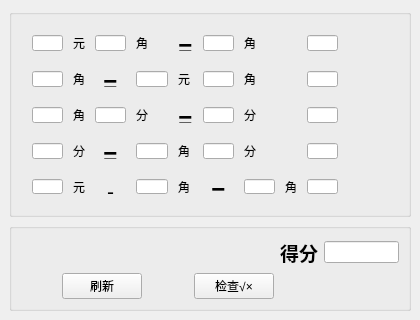
<?xml version="1.0" encoding="UTF-8"?>
<ui version="4.0">
 <class>MainWindow</class>
 <widget class="QMainWindow" name="MainWindow">
  <property name="geometry">
   <rect>
    <x>0</x>
    <y>0</y>
    <width>420</width>
    <height>320</height>
   </rect>
  </property>
  <property name="minimumSize">
   <size>
    <width>420</width>
    <height>320</height>
   </size>
  </property>
  <property name="maximumSize">
   <size>
    <width>16777215</width>
    <height>16777215</height>
   </size>
  </property>
  <property name="windowTitle">
   <string>小学算术</string>
  </property>
  <property name="windowIcon">
   <iconset>
    <normaloff>favicon.ico</normaloff>favicon.ico</iconset>
  </property>
  <widget class="QWidget" name="centralwidget">
   <layout class="QGridLayout" name="gridLayout_3">
    <item row="1" column="0">
     <spacer name="verticalSpacer">
      <property name="orientation">
       <enum>Qt::Vertical</enum>
      </property>
      <property name="sizeHint" stdset="0">
       <size>
        <width>20</width>
        <height>40</height>
       </size>
      </property>
     </spacer>
    </item>
    <item row="2" column="0">
     <widget class="QGroupBox" name="groupBox_2">
      <property name="title">
       <string/>
      </property>
      <layout class="QGridLayout" name="gridLayout_2">
       <item row="1" column="1">
        <widget class="QPushButton" name="pushButton_refresh">
         <property name="text">
          <string>刷新</string>
         </property>
        </widget>
       </item>
       <item row="1" column="0">
        <spacer name="horizontalSpacer_3">
         <property name="orientation">
          <enum>Qt::Horizontal</enum>
         </property>
         <property name="sizeHint" stdset="0">
          <size>
           <width>40</width>
           <height>20</height>
          </size>
         </property>
        </spacer>
       </item>
       <item row="0" column="6">
        <widget class="QLineEdit" name="lineEdit_goal">
         <property name="maximumSize">
          <size>
           <width>80</width>
           <height>16777215</height>
          </size>
         </property>
         <property name="alignment">
          <set>Qt::AlignCenter</set>
         </property>
         <property name="readOnly">
          <bool>true</bool>
         </property>
        </widget>
       </item>
       <item row="0" column="5">
        <widget class="QLabel" name="label_goal">
         <property name="text">
          <string>&lt;html&gt;&lt;head/&gt;&lt;body&gt;&lt;p&gt;&lt;span style=&quot; font-size:14pt; font-weight:600;&quot;&gt;得分&lt;/span&gt;&lt;/p&gt;&lt;/body&gt;&lt;/html&gt;</string>
         </property>
        </widget>
       </item>
       <item row="0" column="0" colspan="5">
        <spacer name="horizontalSpacer">
         <property name="orientation">
          <enum>Qt::Horizontal</enum>
         </property>
         <property name="sizeHint" stdset="0">
          <size>
           <width>246</width>
           <height>21</height>
          </size>
         </property>
        </spacer>
       </item>
       <item row="1" column="2">
        <spacer name="horizontalSpacer_6">
         <property name="orientation">
          <enum>Qt::Horizontal</enum>
         </property>
         <property name="sizeHint" stdset="0">
          <size>
           <width>40</width>
           <height>20</height>
          </size>
         </property>
        </spacer>
       </item>
       <item row="1" column="4">
        <widget class="QPushButton" name="pushButton_check">
         <property name="text">
          <string>检查√×</string>
         </property>
        </widget>
       </item>
       <item row="1" column="5" colspan="2">
        <spacer name="horizontalSpacer_4">
         <property name="orientation">
          <enum>Qt::Horizontal</enum>
         </property>
         <property name="sizeHint" stdset="0">
          <size>
           <width>40</width>
           <height>20</height>
          </size>
         </property>
        </spacer>
       </item>
      </layout>
     </widget>
    </item>
    <item row="0" column="0">
     <widget class="QGroupBox" name="groupBox">
      <property name="title">
       <string/>
      </property>
      <layout class="QGridLayout" name="gridLayout">
       <property name="leftMargin">
        <number>20</number>
       </property>
       <property name="topMargin">
        <number>20</number>
       </property>
       <property name="rightMargin">
        <number>20</number>
       </property>
       <property name="bottomMargin">
        <number>20</number>
       </property>
       <property name="horizontalSpacing">
        <number>10</number>
       </property>
       <property name="verticalSpacing">
        <number>20</number>
       </property>
       <item row="1" column="4">
        <widget class="QLabel" name="label_13">
         <property name="minimumSize">
          <size>
           <width>0</width>
           <height>0</height>
          </size>
         </property>
         <property name="maximumSize">
          <size>
           <width>50</width>
           <height>16777215</height>
          </size>
         </property>
         <property name="text">
          <string>元</string>
         </property>
         <property name="alignment">
          <set>Qt::AlignLeading|Qt::AlignLeft|Qt::AlignVCenter</set>
         </property>
        </widget>
       </item>
       <item row="3" column="3">
        <widget class="QLineEdit" name="lineEdit_32">
         <property name="minimumSize">
          <size>
           <width>0</width>
           <height>0</height>
          </size>
         </property>
         <property name="maximumSize">
          <size>
           <width>50</width>
           <height>16777215</height>
          </size>
         </property>
         <property name="alignment">
          <set>Qt::AlignCenter</set>
         </property>
         <property name="readOnly">
          <bool>false</bool>
         </property>
        </widget>
       </item>
       <item row="4" column="3">
        <widget class="QLineEdit" name="lineEdit_42">
         <property name="minimumSize">
          <size>
           <width>0</width>
           <height>0</height>
          </size>
         </property>
         <property name="maximumSize">
          <size>
           <width>50</width>
           <height>16777215</height>
          </size>
         </property>
         <property name="alignment">
          <set>Qt::AlignCenter</set>
         </property>
         <property name="readOnly">
          <bool>true</bool>
         </property>
        </widget>
       </item>
       <item row="4" column="2">
        <widget class="QLabel" name="label_42">
         <property name="minimumSize">
          <size>
           <width>0</width>
           <height>0</height>
          </size>
         </property>
         <property name="maximumSize">
          <size>
           <width>50</width>
           <height>16777215</height>
          </size>
         </property>
         <property name="text">
          <string>&lt;html&gt;&lt;head/&gt;&lt;body&gt;&lt;p&gt;&lt;span style=&quot; font-size:16pt;&quot;&gt;-&lt;/span&gt;&lt;/p&gt;&lt;/body&gt;&lt;/html&gt;</string>
         </property>
         <property name="alignment">
          <set>Qt::AlignCenter</set>
         </property>
        </widget>
       </item>
       <item row="4" column="7">
        <widget class="QLineEdit" name="lineEdit_43">
         <property name="minimumSize">
          <size>
           <width>0</width>
           <height>0</height>
          </size>
         </property>
         <property name="maximumSize">
          <size>
           <width>50</width>
           <height>16777215</height>
          </size>
         </property>
         <property name="alignment">
          <set>Qt::AlignCenter</set>
         </property>
        </widget>
       </item>
       <item row="1" column="2">
        <widget class="QLabel" name="label_12">
         <property name="maximumSize">
          <size>
           <width>50</width>
           <height>16777215</height>
          </size>
         </property>
         <property name="text">
          <string>&lt;html&gt;&lt;head/&gt;&lt;body&gt;&lt;p align=&quot;center&quot;&gt;&lt;span style=&quot; font-size:18pt; font-weight:600;&quot;&gt;=&lt;/span&gt;&lt;/p&gt;&lt;/body&gt;&lt;/html&gt;</string>
         </property>
         <property name="alignment">
          <set>Qt::AlignCenter</set>
         </property>
        </widget>
       </item>
       <item row="4" column="8">
        <widget class="QLabel" name="label_45">
         <property name="minimumSize">
          <size>
           <width>0</width>
           <height>0</height>
          </size>
         </property>
         <property name="maximumSize">
          <size>
           <width>50</width>
           <height>16777215</height>
          </size>
         </property>
         <property name="text">
          <string>角</string>
         </property>
         <property name="alignment">
          <set>Qt::AlignLeading|Qt::AlignLeft|Qt::AlignVCenter</set>
         </property>
        </widget>
       </item>
       <item row="0" column="7">
        <widget class="QLabel" name="label_04">
         <property name="minimumSize">
          <size>
           <width>0</width>
           <height>0</height>
          </size>
         </property>
         <property name="maximumSize">
          <size>
           <width>50</width>
           <height>16777215</height>
          </size>
         </property>
         <property name="text">
          <string>角</string>
         </property>
         <property name="alignment">
          <set>Qt::AlignLeading|Qt::AlignLeft|Qt::AlignVCenter</set>
         </property>
        </widget>
       </item>
       <item row="1" column="7">
        <widget class="QLabel" name="label_14">
         <property name="minimumSize">
          <size>
           <width>0</width>
           <height>0</height>
          </size>
         </property>
         <property name="maximumSize">
          <size>
           <width>50</width>
           <height>16777215</height>
          </size>
         </property>
         <property name="text">
          <string>角</string>
         </property>
         <property name="alignment">
          <set>Qt::AlignLeading|Qt::AlignLeft|Qt::AlignVCenter</set>
         </property>
        </widget>
       </item>
       <item row="3" column="10">
        <widget class="QLabel" name="label_35">
         <property name="minimumSize">
          <size>
           <width>40</width>
           <height>0</height>
          </size>
         </property>
         <property name="maximumSize">
          <size>
           <width>50</width>
           <height>16777215</height>
          </size>
         </property>
         <property name="text">
          <string/>
         </property>
        </widget>
       </item>
       <item row="4" column="9">
        <widget class="QLineEdit" name="lineEdit_44">
         <property name="minimumSize">
          <size>
           <width>0</width>
           <height>0</height>
          </size>
         </property>
         <property name="maximumSize">
          <size>
           <width>50</width>
           <height>16777215</height>
          </size>
         </property>
         <property name="alignment">
          <set>Qt::AlignCenter</set>
         </property>
         <property name="readOnly">
          <bool>true</bool>
         </property>
        </widget>
       </item>
       <item row="2" column="2">
        <widget class="QLineEdit" name="lineEdit_22">
         <property name="minimumSize">
          <size>
           <width>0</width>
           <height>0</height>
          </size>
         </property>
         <property name="maximumSize">
          <size>
           <width>50</width>
           <height>16777215</height>
          </size>
         </property>
         <property name="alignment">
          <set>Qt::AlignCenter</set>
         </property>
         <property name="readOnly">
          <bool>true</bool>
         </property>
        </widget>
       </item>
       <item row="4" column="10">
        <widget class="QLabel" name="label_46">
         <property name="minimumSize">
          <size>
           <width>40</width>
           <height>0</height>
          </size>
         </property>
         <property name="maximumSize">
          <size>
           <width>50</width>
           <height>16777215</height>
          </size>
         </property>
         <property name="text">
          <string/>
         </property>
        </widget>
       </item>
       <item row="2" column="9">
        <widget class="QLineEdit" name="lineEdit_24">
         <property name="minimumSize">
          <size>
           <width>0</width>
           <height>0</height>
          </size>
         </property>
         <property name="maximumSize">
          <size>
           <width>50</width>
           <height>16777215</height>
          </size>
         </property>
         <property name="alignment">
          <set>Qt::AlignCenter</set>
         </property>
         <property name="readOnly">
          <bool>true</bool>
         </property>
        </widget>
       </item>
       <item row="2" column="6">
        <widget class="QLineEdit" name="lineEdit_23">
         <property name="minimumSize">
          <size>
           <width>0</width>
           <height>0</height>
          </size>
         </property>
         <property name="maximumSize">
          <size>
           <width>50</width>
           <height>16777215</height>
          </size>
         </property>
         <property name="alignment">
          <set>Qt::AlignCenter</set>
         </property>
        </widget>
       </item>
       <item row="3" column="0">
        <widget class="QLineEdit" name="lineEdit_31">
         <property name="minimumSize">
          <size>
           <width>0</width>
           <height>0</height>
          </size>
         </property>
         <property name="maximumSize">
          <size>
           <width>50</width>
           <height>16777215</height>
          </size>
         </property>
         <property name="alignment">
          <set>Qt::AlignCenter</set>
         </property>
         <property name="readOnly">
          <bool>true</bool>
         </property>
        </widget>
       </item>
       <item row="4" column="4">
        <widget class="QLabel" name="label_43">
         <property name="minimumSize">
          <size>
           <width>0</width>
           <height>0</height>
          </size>
         </property>
         <property name="maximumSize">
          <size>
           <width>50</width>
           <height>16777215</height>
          </size>
         </property>
         <property name="text">
          <string>角</string>
         </property>
         <property name="alignment">
          <set>Qt::AlignLeading|Qt::AlignLeft|Qt::AlignVCenter</set>
         </property>
        </widget>
       </item>
       <item row="3" column="7">
        <widget class="QLabel" name="label_34">
         <property name="minimumSize">
          <size>
           <width>0</width>
           <height>0</height>
          </size>
         </property>
         <property name="maximumSize">
          <size>
           <width>50</width>
           <height>16777215</height>
          </size>
         </property>
         <property name="text">
          <string>分</string>
         </property>
         <property name="alignment">
          <set>Qt::AlignLeading|Qt::AlignLeft|Qt::AlignVCenter</set>
         </property>
        </widget>
       </item>
       <item row="3" column="4">
        <widget class="QLabel" name="label_33">
         <property name="minimumSize">
          <size>
           <width>0</width>
           <height>0</height>
          </size>
         </property>
         <property name="maximumSize">
          <size>
           <width>50</width>
           <height>16777215</height>
          </size>
         </property>
         <property name="text">
          <string>角</string>
         </property>
         <property name="alignment">
          <set>Qt::AlignLeading|Qt::AlignLeft|Qt::AlignVCenter</set>
         </property>
        </widget>
       </item>
       <item row="3" column="2">
        <widget class="QLabel" name="label_32">
         <property name="maximumSize">
          <size>
           <width>50</width>
           <height>16777215</height>
          </size>
         </property>
         <property name="text">
          <string>&lt;html&gt;&lt;head/&gt;&lt;body&gt;&lt;p align=&quot;center&quot;&gt;&lt;span style=&quot; font-size:18pt; font-weight:600;&quot;&gt;=&lt;/span&gt;&lt;/p&gt;&lt;/body&gt;&lt;/html&gt;</string>
         </property>
         <property name="alignment">
          <set>Qt::AlignCenter</set>
         </property>
        </widget>
       </item>
       <item row="2" column="7">
        <widget class="QLabel" name="label_24">
         <property name="minimumSize">
          <size>
           <width>0</width>
           <height>0</height>
          </size>
         </property>
         <property name="maximumSize">
          <size>
           <width>50</width>
           <height>16777215</height>
          </size>
         </property>
         <property name="text">
          <string>分</string>
         </property>
         <property name="alignment">
          <set>Qt::AlignLeading|Qt::AlignLeft|Qt::AlignVCenter</set>
         </property>
        </widget>
       </item>
       <item row="2" column="0">
        <widget class="QLineEdit" name="lineEdit_21">
         <property name="minimumSize">
          <size>
           <width>0</width>
           <height>0</height>
          </size>
         </property>
         <property name="maximumSize">
          <size>
           <width>50</width>
           <height>16777215</height>
          </size>
         </property>
         <property name="alignment">
          <set>Qt::AlignCenter</set>
         </property>
         <property name="readOnly">
          <bool>true</bool>
         </property>
        </widget>
       </item>
       <item row="4" column="0">
        <widget class="QLineEdit" name="lineEdit_41">
         <property name="minimumSize">
          <size>
           <width>0</width>
           <height>0</height>
          </size>
         </property>
         <property name="maximumSize">
          <size>
           <width>50</width>
           <height>16777215</height>
          </size>
         </property>
         <property name="alignment">
          <set>Qt::AlignCenter</set>
         </property>
         <property name="readOnly">
          <bool>true</bool>
         </property>
        </widget>
       </item>
       <item row="4" column="6">
        <widget class="QLabel" name="label_44">
         <property name="maximumSize">
          <size>
           <width>50</width>
           <height>16777215</height>
          </size>
         </property>
         <property name="text">
          <string>&lt;html&gt;&lt;head/&gt;&lt;body&gt;&lt;p align=&quot;center&quot;&gt;&lt;span style=&quot; font-size:18pt; font-weight:600;&quot;&gt;=&lt;/span&gt;&lt;/p&gt;&lt;/body&gt;&lt;/html&gt;</string>
         </property>
         <property name="alignment">
          <set>Qt::AlignCenter</set>
         </property>
        </widget>
       </item>
       <item row="0" column="2">
        <widget class="QLineEdit" name="lineEdit_02">
         <property name="minimumSize">
          <size>
           <width>0</width>
           <height>0</height>
          </size>
         </property>
         <property name="maximumSize">
          <size>
           <width>50</width>
           <height>16777215</height>
          </size>
         </property>
         <property name="alignment">
          <set>Qt::AlignCenter</set>
         </property>
         <property name="readOnly">
          <bool>true</bool>
         </property>
        </widget>
       </item>
       <item row="3" column="6">
        <widget class="QLineEdit" name="lineEdit_33">
         <property name="minimumSize">
          <size>
           <width>0</width>
           <height>0</height>
          </size>
         </property>
         <property name="maximumSize">
          <size>
           <width>50</width>
           <height>16777215</height>
          </size>
         </property>
         <property name="alignment">
          <set>Qt::AlignCenter</set>
         </property>
        </widget>
       </item>
       <item row="1" column="1">
        <widget class="QLabel" name="label_11">
         <property name="minimumSize">
          <size>
           <width>0</width>
           <height>0</height>
          </size>
         </property>
         <property name="maximumSize">
          <size>
           <width>50</width>
           <height>16777215</height>
          </size>
         </property>
         <property name="text">
          <string>角</string>
         </property>
         <property name="alignment">
          <set>Qt::AlignLeading|Qt::AlignLeft|Qt::AlignVCenter</set>
         </property>
        </widget>
       </item>
       <item row="0" column="0">
        <widget class="QLineEdit" name="lineEdit_01">
         <property name="minimumSize">
          <size>
           <width>0</width>
           <height>0</height>
          </size>
         </property>
         <property name="maximumSize">
          <size>
           <width>50</width>
           <height>16777215</height>
          </size>
         </property>
         <property name="alignment">
          <set>Qt::AlignCenter</set>
         </property>
         <property name="readOnly">
          <bool>true</bool>
         </property>
        </widget>
       </item>
       <item row="3" column="1">
        <widget class="QLabel" name="label_31">
         <property name="minimumSize">
          <size>
           <width>0</width>
           <height>0</height>
          </size>
         </property>
         <property name="maximumSize">
          <size>
           <width>50</width>
           <height>16777215</height>
          </size>
         </property>
         <property name="text">
          <string>分</string>
         </property>
         <property name="alignment">
          <set>Qt::AlignLeading|Qt::AlignLeft|Qt::AlignVCenter</set>
         </property>
        </widget>
       </item>
       <item row="0" column="9">
        <widget class="QLineEdit" name="lineEdit_04">
         <property name="minimumSize">
          <size>
           <width>0</width>
           <height>0</height>
          </size>
         </property>
         <property name="maximumSize">
          <size>
           <width>50</width>
           <height>16777215</height>
          </size>
         </property>
         <property name="alignment">
          <set>Qt::AlignCenter</set>
         </property>
         <property name="readOnly">
          <bool>true</bool>
         </property>
        </widget>
       </item>
       <item row="2" column="4">
        <widget class="QLabel" name="label_23">
         <property name="maximumSize">
          <size>
           <width>50</width>
           <height>16777215</height>
          </size>
         </property>
         <property name="text">
          <string>&lt;html&gt;&lt;head/&gt;&lt;body&gt;&lt;p align=&quot;center&quot;&gt;&lt;span style=&quot; font-size:18pt; font-weight:600;&quot;&gt;=&lt;/span&gt;&lt;/p&gt;&lt;/body&gt;&lt;/html&gt;</string>
         </property>
         <property name="alignment">
          <set>Qt::AlignCenter</set>
         </property>
        </widget>
       </item>
       <item row="4" column="1">
        <widget class="QLabel" name="label_41">
         <property name="minimumSize">
          <size>
           <width>0</width>
           <height>0</height>
          </size>
         </property>
         <property name="maximumSize">
          <size>
           <width>50</width>
           <height>16777215</height>
          </size>
         </property>
         <property name="text">
          <string>元</string>
         </property>
         <property name="alignment">
          <set>Qt::AlignLeading|Qt::AlignLeft|Qt::AlignVCenter</set>
         </property>
        </widget>
       </item>
       <item row="3" column="9">
        <widget class="QLineEdit" name="lineEdit_34">
         <property name="minimumSize">
          <size>
           <width>0</width>
           <height>0</height>
          </size>
         </property>
         <property name="maximumSize">
          <size>
           <width>50</width>
           <height>16777215</height>
          </size>
         </property>
         <property name="alignment">
          <set>Qt::AlignCenter</set>
         </property>
         <property name="readOnly">
          <bool>true</bool>
         </property>
        </widget>
       </item>
       <item row="0" column="10">
        <widget class="QLabel" name="label_05">
         <property name="minimumSize">
          <size>
           <width>40</width>
           <height>0</height>
          </size>
         </property>
         <property name="maximumSize">
          <size>
           <width>50</width>
           <height>16777215</height>
          </size>
         </property>
         <property name="text">
          <string/>
         </property>
        </widget>
       </item>
       <item row="2" column="1">
        <widget class="QLabel" name="label_21">
         <property name="minimumSize">
          <size>
           <width>0</width>
           <height>0</height>
          </size>
         </property>
         <property name="maximumSize">
          <size>
           <width>50</width>
           <height>16777215</height>
          </size>
         </property>
         <property name="text">
          <string>角</string>
         </property>
         <property name="alignment">
          <set>Qt::AlignLeading|Qt::AlignLeft|Qt::AlignVCenter</set>
         </property>
        </widget>
       </item>
       <item row="2" column="10">
        <widget class="QLabel" name="label_25">
         <property name="minimumSize">
          <size>
           <width>40</width>
           <height>0</height>
          </size>
         </property>
         <property name="maximumSize">
          <size>
           <width>50</width>
           <height>16777215</height>
          </size>
         </property>
         <property name="text">
          <string/>
         </property>
        </widget>
       </item>
       <item row="0" column="4">
        <widget class="QLabel" name="label_03">
         <property name="maximumSize">
          <size>
           <width>50</width>
           <height>16777215</height>
          </size>
         </property>
         <property name="text">
          <string>&lt;html&gt;&lt;head/&gt;&lt;body&gt;&lt;p align=&quot;center&quot;&gt;&lt;span style=&quot; font-size:18pt; font-weight:600;&quot;&gt;=&lt;/span&gt;&lt;/p&gt;&lt;/body&gt;&lt;/html&gt;</string>
         </property>
         <property name="alignment">
          <set>Qt::AlignCenter</set>
         </property>
        </widget>
       </item>
       <item row="2" column="3">
        <widget class="QLabel" name="label_22">
         <property name="minimumSize">
          <size>
           <width>0</width>
           <height>0</height>
          </size>
         </property>
         <property name="maximumSize">
          <size>
           <width>50</width>
           <height>16777215</height>
          </size>
         </property>
         <property name="text">
          <string>分</string>
         </property>
         <property name="alignment">
          <set>Qt::AlignLeading|Qt::AlignLeft|Qt::AlignVCenter</set>
         </property>
        </widget>
       </item>
       <item row="0" column="6">
        <widget class="QLineEdit" name="lineEdit_03">
         <property name="minimumSize">
          <size>
           <width>0</width>
           <height>0</height>
          </size>
         </property>
         <property name="maximumSize">
          <size>
           <width>50</width>
           <height>16777215</height>
          </size>
         </property>
         <property name="alignment">
          <set>Qt::AlignCenter</set>
         </property>
        </widget>
       </item>
       <item row="1" column="9">
        <widget class="QLineEdit" name="lineEdit_14">
         <property name="minimumSize">
          <size>
           <width>0</width>
           <height>0</height>
          </size>
         </property>
         <property name="maximumSize">
          <size>
           <width>50</width>
           <height>16777215</height>
          </size>
         </property>
         <property name="alignment">
          <set>Qt::AlignCenter</set>
         </property>
         <property name="readOnly">
          <bool>true</bool>
         </property>
        </widget>
       </item>
       <item row="1" column="3">
        <widget class="QLineEdit" name="lineEdit_12">
         <property name="minimumSize">
          <size>
           <width>0</width>
           <height>0</height>
          </size>
         </property>
         <property name="maximumSize">
          <size>
           <width>50</width>
           <height>16777215</height>
          </size>
         </property>
         <property name="alignment">
          <set>Qt::AlignCenter</set>
         </property>
         <property name="readOnly">
          <bool>false</bool>
         </property>
        </widget>
       </item>
       <item row="1" column="0">
        <widget class="QLineEdit" name="lineEdit_11">
         <property name="minimumSize">
          <size>
           <width>0</width>
           <height>0</height>
          </size>
         </property>
         <property name="maximumSize">
          <size>
           <width>50</width>
           <height>16777215</height>
          </size>
         </property>
         <property name="alignment">
          <set>Qt::AlignCenter</set>
         </property>
         <property name="readOnly">
          <bool>true</bool>
         </property>
        </widget>
       </item>
       <item row="1" column="10">
        <widget class="QLabel" name="label_15">
         <property name="minimumSize">
          <size>
           <width>40</width>
           <height>0</height>
          </size>
         </property>
         <property name="maximumSize">
          <size>
           <width>50</width>
           <height>16777215</height>
          </size>
         </property>
         <property name="text">
          <string/>
         </property>
        </widget>
       </item>
       <item row="0" column="1">
        <widget class="QLabel" name="label_01">
         <property name="minimumSize">
          <size>
           <width>0</width>
           <height>0</height>
          </size>
         </property>
         <property name="maximumSize">
          <size>
           <width>50</width>
           <height>16777215</height>
          </size>
         </property>
         <property name="text">
          <string>元</string>
         </property>
         <property name="alignment">
          <set>Qt::AlignLeading|Qt::AlignLeft|Qt::AlignVCenter</set>
         </property>
        </widget>
       </item>
       <item row="1" column="6">
        <widget class="QLineEdit" name="lineEdit_13">
         <property name="minimumSize">
          <size>
           <width>0</width>
           <height>0</height>
          </size>
         </property>
         <property name="maximumSize">
          <size>
           <width>50</width>
           <height>16777215</height>
          </size>
         </property>
         <property name="alignment">
          <set>Qt::AlignCenter</set>
         </property>
        </widget>
       </item>
       <item row="0" column="3">
        <widget class="QLabel" name="label_02">
         <property name="minimumSize">
          <size>
           <width>0</width>
           <height>0</height>
          </size>
         </property>
         <property name="maximumSize">
          <size>
           <width>50</width>
           <height>16777215</height>
          </size>
         </property>
         <property name="text">
          <string>角</string>
         </property>
         <property name="alignment">
          <set>Qt::AlignLeading|Qt::AlignLeft|Qt::AlignVCenter</set>
         </property>
        </widget>
       </item>
      </layout>
     </widget>
    </item>
   </layout>
  </widget>
 </widget>
 <resources/>
 <connections/>
</ui>
